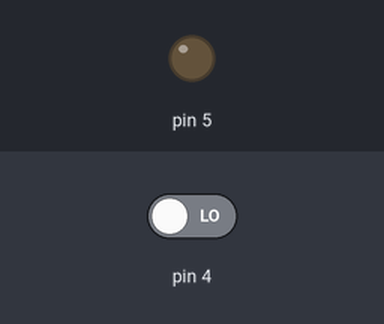
Recording of a sketch running on a simulated Arduino Uno, built with avr-gcc and run on an emulated ATmega328P. On the bench: output pins drawn as LEDs (lit = HIGH). The test bench sets the inputs (shaded band); at power-on: pin 4 LOW.

Above: at 2.8 s.
2.9 s: pin 4 driven HIGH
At 3.4 s:
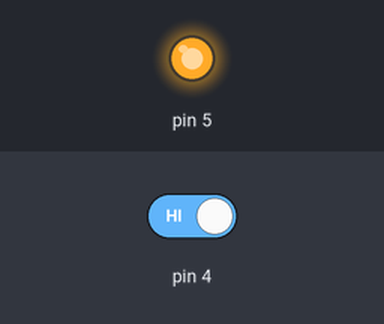
4.5 s: pin 4 driven LOW
At 6.1 s:
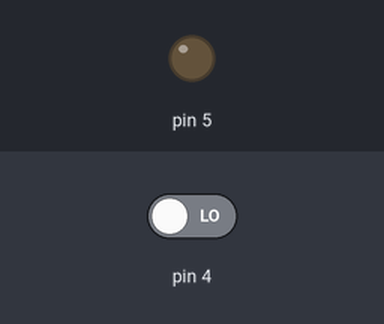
Timing chart, 0 to 7.6 s (numbered marks = the images above; inputs shaded):
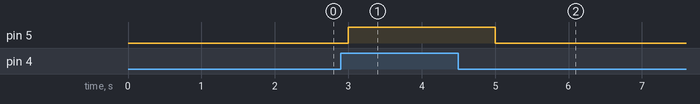

The sketch:

LED+BUTON.ino
```cpp
int estado = 0;

void setup() {
  pinMode(5,OUTPUT);
  pinMode(4,INPUT);

}

void loop() {
  estado = digitalRead(4);
  if (estado == 1) {
    digitalWrite(5,HIGH);
  }else{
    digitalWrite(5,LOW);
  }
delay(1000);
}
```

Measured:
- after the input at 2.9 s, pin 5: LOW → HIGH after 0.10 s
- after the input at 4.5 s, pin 5: HIGH → LOW after 0.50 s
